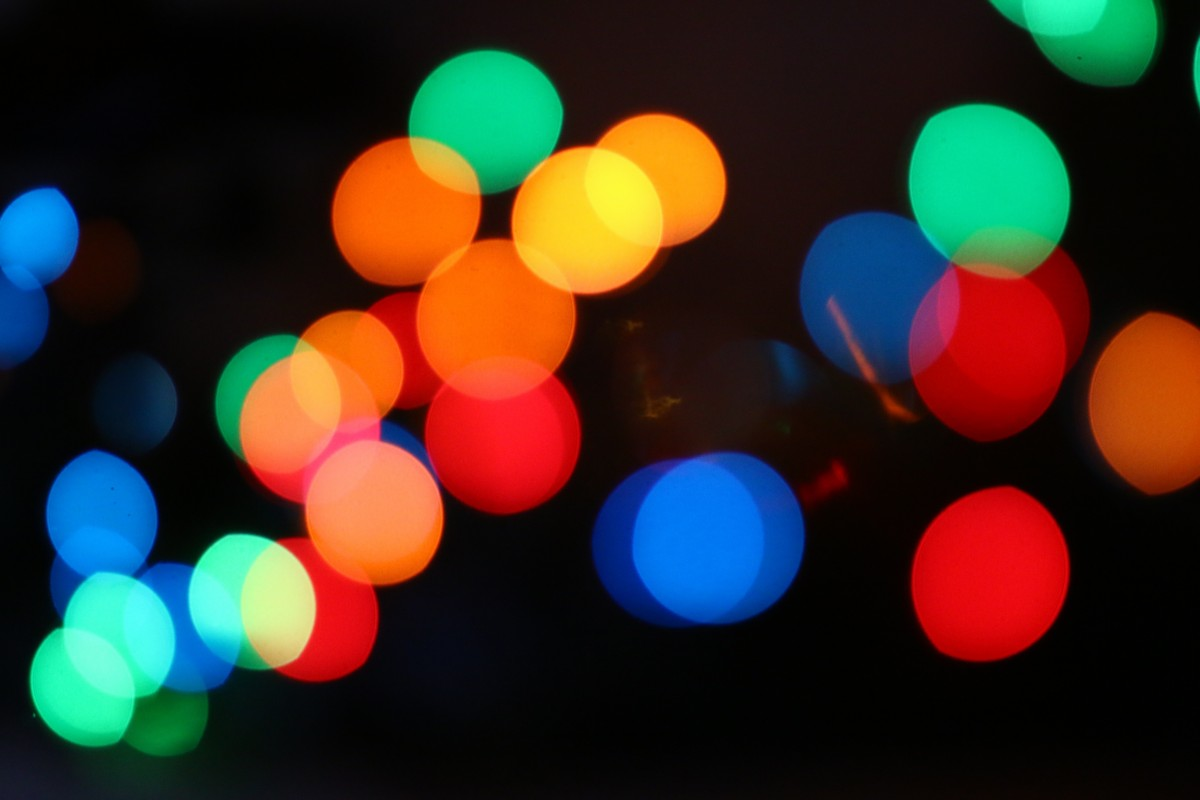
#> input picture 11주/2c_original.jpg, 1200 x 800 px
$ python 'KOCW_11주_2.py'
#> lines starting #> are read from the running program, lines starting #| are printed output that depends on the picture; after the words box and inside, x2 and y2 are one past the last pixel; in counts of white or black regions, pixels touching at a corner belong together
# -*- coding: utf-8 -*-
"""
Spyder Editor

This is a temporary script file.
"""

import cv2
import numpy as np

img = cv2.imread('2c_original.jpg')
#> img is the input picture: shape (800, 1200, 3); mean B, G, R 36.6, 46.1, 56.5

# BGR 을 HSV 로 변경
img_hsv = cv2.cvtColor(img, cv2.COLOR_BGR2HSV)
#> img_hsv: shape (800, 1200, 3); mean H, S, V 50.6, 176, 86.5

th_green_low = np.array([50, 100, 100])
th_green_up = np.array([90, 255, 255])

mask_green_img = cv2.inRange(img_hsv, th_green_low, th_green_up)
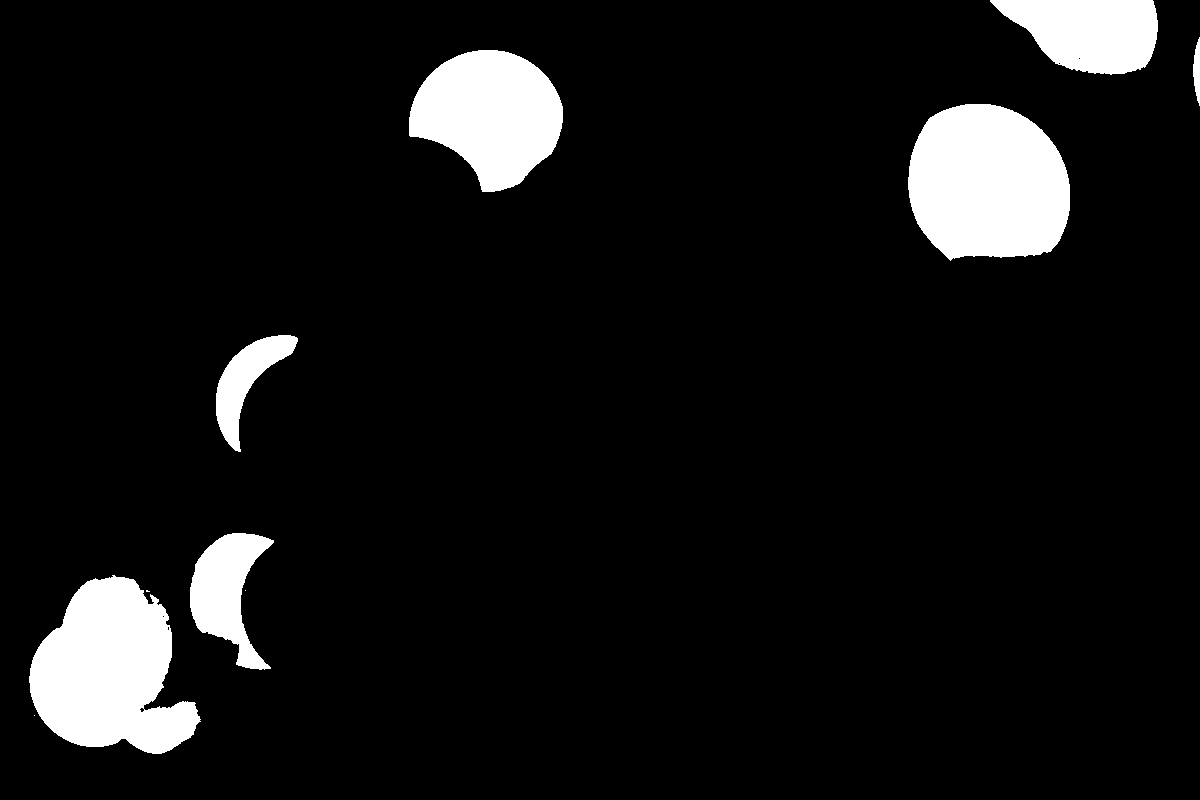
#> mask_green_img: shape (800, 1200); 7.8% white; 10 white regions (3 under 20 px), largest, box (x1, y1, x2, y2) and area: (908, 104, 1070, 261) 20658, (29, 575, 201, 754) 20238, (409, 50, 563, 192) 14974

img_green = cv2.bitwise_and(img, img, mask=mask_green_img)
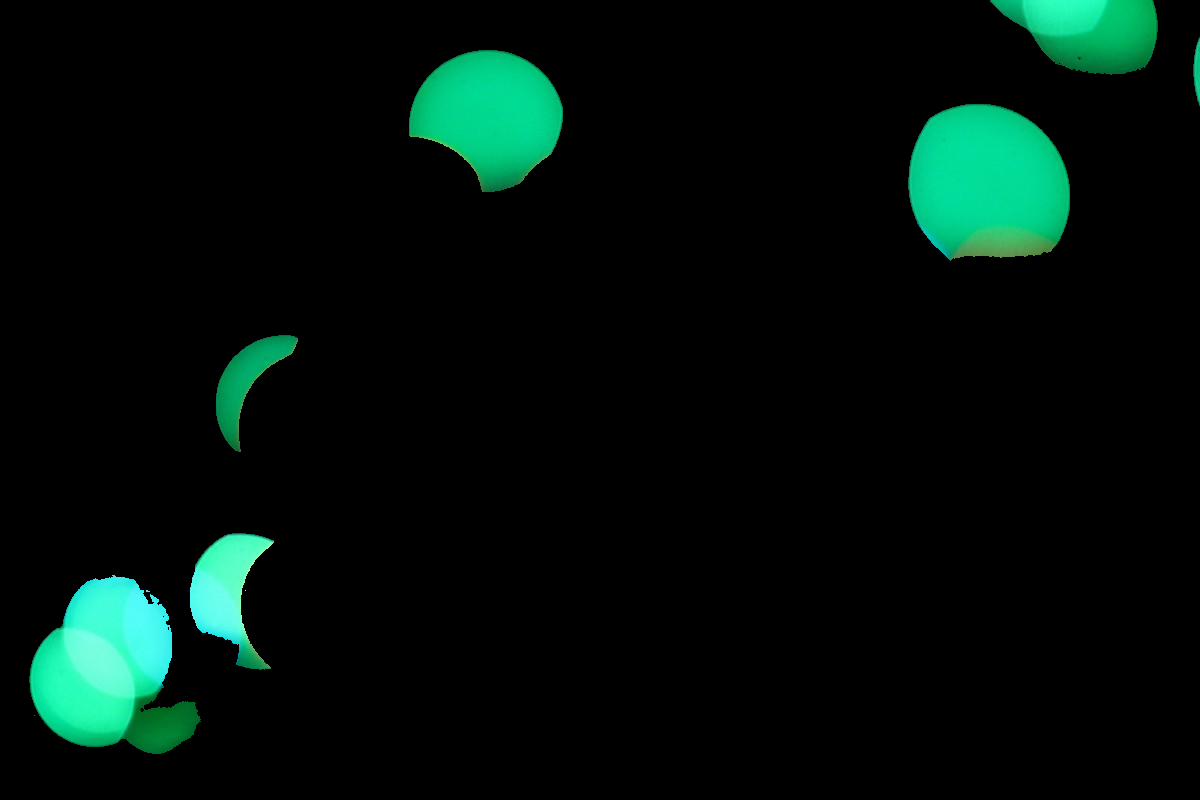
#> img_green: shape (800, 1200, 3); mean B, G, R 11.2, 16.1, 1.9

cv2.imshow("BGR",img)
cv2.imshow('MASK (GREEN)',img_green)

cv2.waitKey(0)
cv2.destroyAllWindows()
